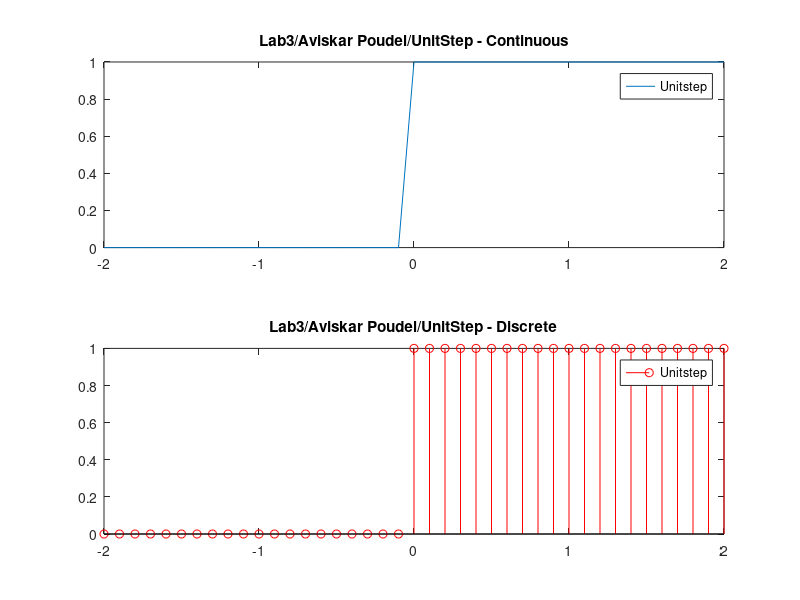

This chart was generated by the following MATLAB code:
a = 5;
f = 3;
t = -2:0.1:2;
unitstep = t>=0;

subplot(2,1,1)
plot(t,unitstep)
legend("Unitstep")
title('Lab3/Aviskar Poudel/UnitStep - Continuous')


subplot(2,1,2)
stem(t,unitstep, '-red')
legend("Unitstep")
title('Lab3/Aviskar Poudel/UnitStep - Discrete')


